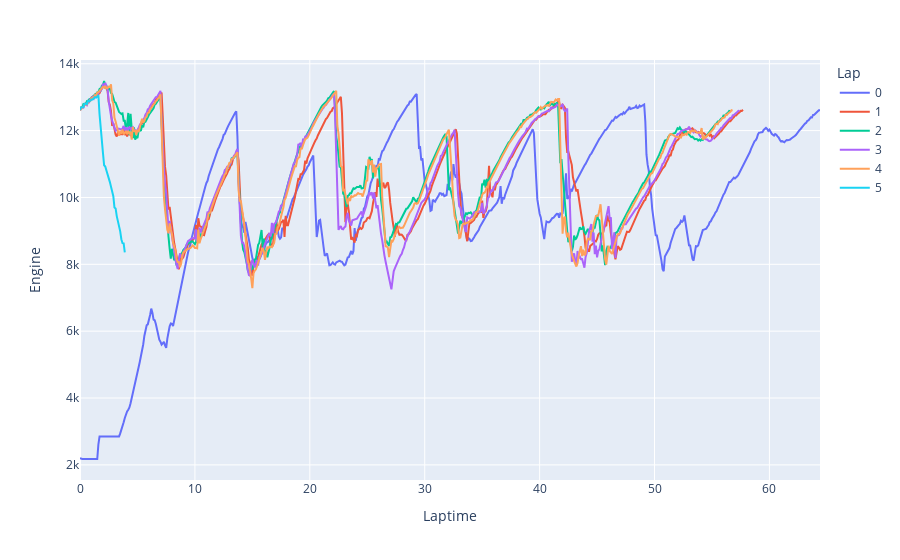
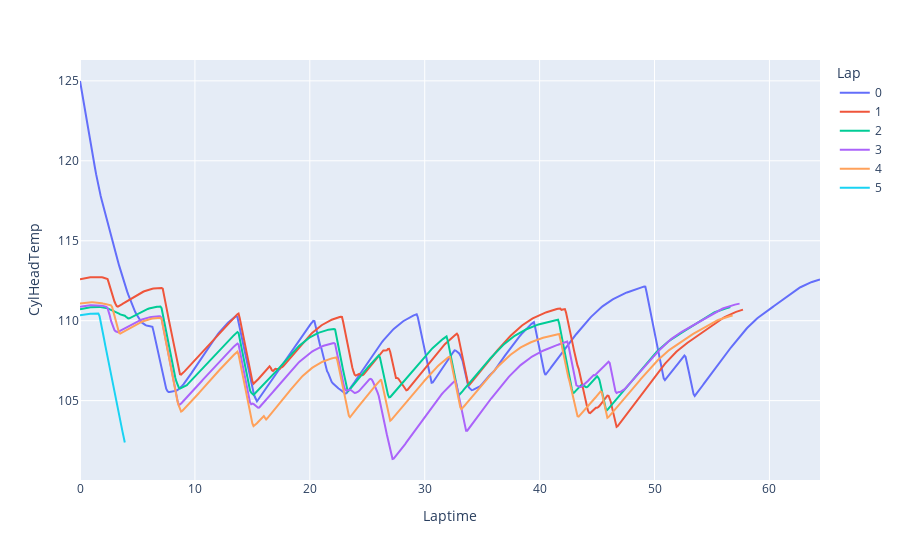
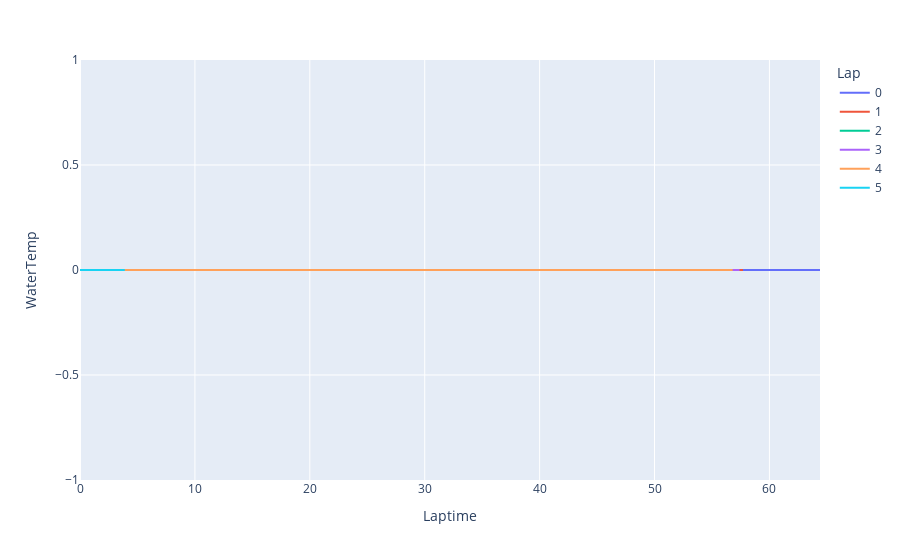
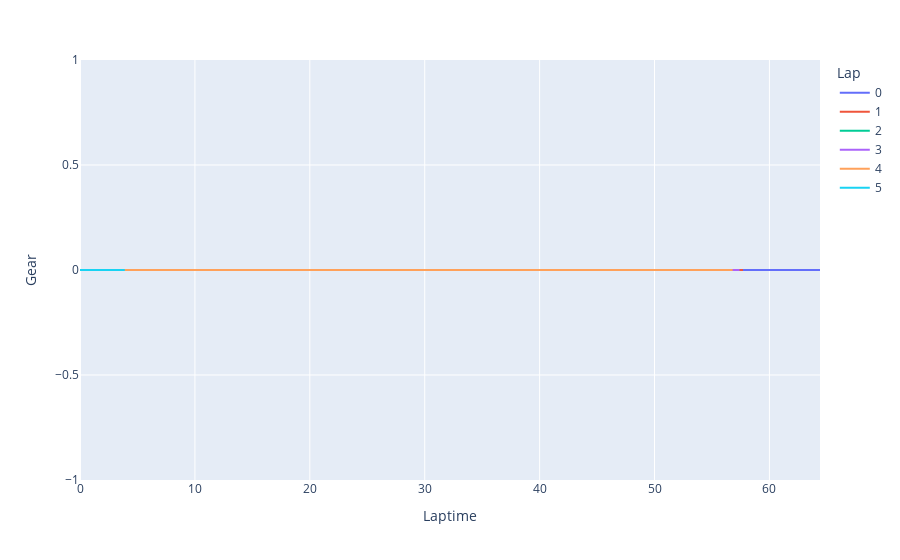

The notebook cell saved with these charts, in order:
### Code cell
for data_col in data_cols:
    plot_lap_data(df, data_col)

### Figure 1 — Plotly figure (JSON) as saved in the notebook; plotly's stock layout.template omitted (floating-point values rounded to 4 significant figures; data arrays with more than 128 entries replaced by an {"elided": "..."} marker saying what was removed)
{"data": [{"hovertemplate": "Lap=0<br>Laptime=%{x}<br>Engine=%{y}<extra></extra>", "legendgroup": "0", "line": {"color": "#636efa", "dash": "solid"}, "marker": {"symbol": "circle"}, "mode": "lines", "name": "0", "orientation": "v", "showlegend": true, "type": "scatter", "x": {"elided": "645 float values"}, "xaxis": "x", "y": {"elided": "645 int values"}, "yaxis": "y"}, {"mode": "lines", "name": "1", "type": "scatter", "x": {"elided": "578 float values"}, "y": {"elided": "578 int values"}}, {"mode": "lines", "name": "2", "type": "scatter", "x": {"elided": "567 float values"}, "y": {"elided": "567 int values"}}, {"mode": "lines", "name": "3", "type": "scatter", "x": {"elided": "575 float values"}, "y": {"elided": "575 int values"}}, {"mode": "lines", "name": "4", "type": "scatter", "x": {"elided": "569 float values"}, "y": {"elided": "569 int values"}}, {"mode": "lines", "name": "5", "type": "scatter", "x": [0, 0.099, 0.199, 0.3, 0.399, 0.5, 0.6, 0.699, 0.8, 0.9, 0.999, 1.1, 1.2, 1.299, 1.4, 1.499, 1.599, 1.7, 1.799, 1.899, 2, 2.099, 2.199, 2.3, 2.399, 2.5, 2.6, 2.699, 2.8, 2.9, 2.999, 3.1, 3.199, 3.299, 3.4, 3.499, 3.599, 3.7, 3.799, 3.899], "y": [12613, 12691, 12699, 12702, 12807, 12811, 12795, 12891, 12878, 12894, 12930, 12930, 12974, 12998, 12986, 13034, 13061, 12495, 12057, 11494, 11327, 10964, 10924, 10806, 10704, 10577, 10459, 10320, 10177, 10036, 9703, 9672, 9442, 9308, 9185, 8986, 8750, 8632, 8626, 8355]}], "layout": {"legend": {"title": {"text": "Lap"}, "tracegroupgap": 0}, "margin": {"t": 60}, "xaxis": {"anchor": "y", "domain": [0, 1], "title": {"text": "Laptime"}}, "yaxis": {"anchor": "x", "domain": [0, 1], "title": {"text": "Engine"}}}}

### Figure 2 — Plotly figure (JSON) as saved in the notebook; plotly's stock layout.template omitted (floating-point values rounded to 4 significant figures; data arrays with more than 128 entries replaced by an {"elided": "..."} marker saying what was removed)
{"data": [{"hovertemplate": "Lap=0<br>Laptime=%{x}<br>CylHeadTemp=%{y}<extra></extra>", "legendgroup": "0", "line": {"color": "#636efa", "dash": "solid"}, "marker": {"symbol": "circle"}, "mode": "lines", "name": "0", "orientation": "v", "showlegend": true, "type": "scatter", "x": {"elided": "645 float values"}, "xaxis": "x", "y": {"elided": "645 float values"}, "yaxis": "y"}, {"mode": "lines", "name": "1", "type": "scatter", "x": {"elided": "578 float values"}, "y": {"elided": "578 float values"}}, {"mode": "lines", "name": "2", "type": "scatter", "x": {"elided": "567 float values"}, "y": {"elided": "567 float values"}}, {"mode": "lines", "name": "3", "type": "scatter", "x": {"elided": "575 float values"}, "y": {"elided": "575 float values"}}, {"mode": "lines", "name": "4", "type": "scatter", "x": {"elided": "569 float values"}, "y": {"elided": "569 float values"}}, {"mode": "lines", "name": "5", "type": "scatter", "x": [0, 0.099, 0.199, 0.3, 0.399, 0.5, 0.6, 0.699, 0.8, 0.9, 0.999, 1.1, 1.2, 1.299, 1.4, 1.499, 1.599, 1.7, 1.799, 1.899, 2, 2.099, 2.199, 2.3, 2.399, 2.5, 2.6, 2.699, 2.8, 2.9, 2.999, 3.1, 3.199, 3.299, 3.4, 3.499, 3.599, 3.7, 3.799, 3.899], "y": [110.3, 110.4, 110.4, 110.4, 110.4, 110.4, 110.4, 110.4, 110.4, 110.4, 110.4, 110.4, 110.4, 110.4, 110.4, 110.4, 110.4, 110.3, 110.0, 109.6, 109.2, 108.8, 108.5, 108.1, 107.7, 107.3, 107.0, 106.6, 106.2, 105.9, 105.5, 105.2, 104.8, 104.5, 104.1, 103.8, 103.4, 103.1, 102.7, 102.4]}], "layout": {"legend": {"title": {"text": "Lap"}, "tracegroupgap": 0}, "margin": {"t": 60}, "xaxis": {"anchor": "y", "domain": [0, 1], "title": {"text": "Laptime"}}, "yaxis": {"anchor": "x", "domain": [0, 1], "title": {"text": "CylHeadTemp"}}}}

### Figure 3 — Plotly figure (JSON) as saved in the notebook; plotly's stock layout.template omitted (floating-point values rounded to 4 significant figures; data arrays with more than 128 entries replaced by an {"elided": "..."} marker saying what was removed)
{"data": [{"hovertemplate": "Lap=0<br>Laptime=%{x}<br>WaterTemp=%{y}<extra></extra>", "legendgroup": "0", "line": {"color": "#636efa", "dash": "solid"}, "marker": {"symbol": "circle"}, "mode": "lines", "name": "0", "orientation": "v", "showlegend": true, "type": "scatter", "x": {"elided": "645 float values"}, "xaxis": "x", "y": {"elided": "645 int values"}, "yaxis": "y"}, {"mode": "lines", "name": "1", "type": "scatter", "x": {"elided": "578 float values"}, "y": {"elided": "578 int values"}}, {"mode": "lines", "name": "2", "type": "scatter", "x": {"elided": "567 float values"}, "y": {"elided": "567 int values"}}, {"mode": "lines", "name": "3", "type": "scatter", "x": {"elided": "575 float values"}, "y": {"elided": "575 int values"}}, {"mode": "lines", "name": "4", "type": "scatter", "x": {"elided": "569 float values"}, "y": {"elided": "569 int values"}}, {"mode": "lines", "name": "5", "type": "scatter", "x": [0, 0.099, 0.199, 0.3, 0.399, 0.5, 0.6, 0.699, 0.8, 0.9, 0.999, 1.1, 1.2, 1.299, 1.4, 1.499, 1.599, 1.7, 1.799, 1.899, 2, 2.099, 2.199, 2.3, 2.399, 2.5, 2.6, 2.699, 2.8, 2.9, 2.999, 3.1, 3.199, 3.299, 3.4, 3.499, 3.599, 3.7, 3.799, 3.899], "y": [0, 0, 0, 0, 0, 0, 0, 0, 0, 0, 0, 0, 0, 0, 0, 0, 0, 0, 0, 0, 0, 0, 0, 0, 0, 0, 0, 0, 0, 0, 0, 0, 0, 0, 0, 0, 0, 0, 0, 0]}], "layout": {"legend": {"title": {"text": "Lap"}, "tracegroupgap": 0}, "margin": {"t": 60}, "xaxis": {"anchor": "y", "domain": [0, 1], "title": {"text": "Laptime"}}, "yaxis": {"anchor": "x", "domain": [0, 1], "title": {"text": "WaterTemp"}}}}

### Figure 4 — Plotly figure (JSON) as saved in the notebook; plotly's stock layout.template omitted (floating-point values rounded to 4 significant figures; data arrays with more than 128 entries replaced by an {"elided": "..."} marker saying what was removed)
{"data": [{"hovertemplate": "Lap=0<br>Laptime=%{x}<br>Gear=%{y}<extra></extra>", "legendgroup": "0", "line": {"color": "#636efa", "dash": "solid"}, "marker": {"symbol": "circle"}, "mode": "lines", "name": "0", "orientation": "v", "showlegend": true, "type": "scatter", "x": {"elided": "645 float values"}, "xaxis": "x", "y": {"elided": "645 int values"}, "yaxis": "y"}, {"mode": "lines", "name": "1", "type": "scatter", "x": {"elided": "578 float values"}, "y": {"elided": "578 int values"}}, {"mode": "lines", "name": "2", "type": "scatter", "x": {"elided": "567 float values"}, "y": {"elided": "567 int values"}}, {"mode": "lines", "name": "3", "type": "scatter", "x": {"elided": "575 float values"}, "y": {"elided": "575 int values"}}, {"mode": "lines", "name": "4", "type": "scatter", "x": {"elided": "569 float values"}, "y": {"elided": "569 int values"}}, {"mode": "lines", "name": "5", "type": "scatter", "x": [0, 0.099, 0.199, 0.3, 0.399, 0.5, 0.6, 0.699, 0.8, 0.9, 0.999, 1.1, 1.2, 1.299, 1.4, 1.499, 1.599, 1.7, 1.799, 1.899, 2, 2.099, 2.199, 2.3, 2.399, 2.5, 2.6, 2.699, 2.8, 2.9, 2.999, 3.1, 3.199, 3.299, 3.4, 3.499, 3.599, 3.7, 3.799, 3.899], "y": [0, 0, 0, 0, 0, 0, 0, 0, 0, 0, 0, 0, 0, 0, 0, 0, 0, 0, 0, 0, 0, 0, 0, 0, 0, 0, 0, 0, 0, 0, 0, 0, 0, 0, 0, 0, 0, 0, 0, 0]}], "layout": {"legend": {"title": {"text": "Lap"}, "tracegroupgap": 0}, "margin": {"t": 60}, "xaxis": {"anchor": "y", "domain": [0, 1], "title": {"text": "Laptime"}}, "yaxis": {"anchor": "x", "domain": [0, 1], "title": {"text": "Gear"}}}}
